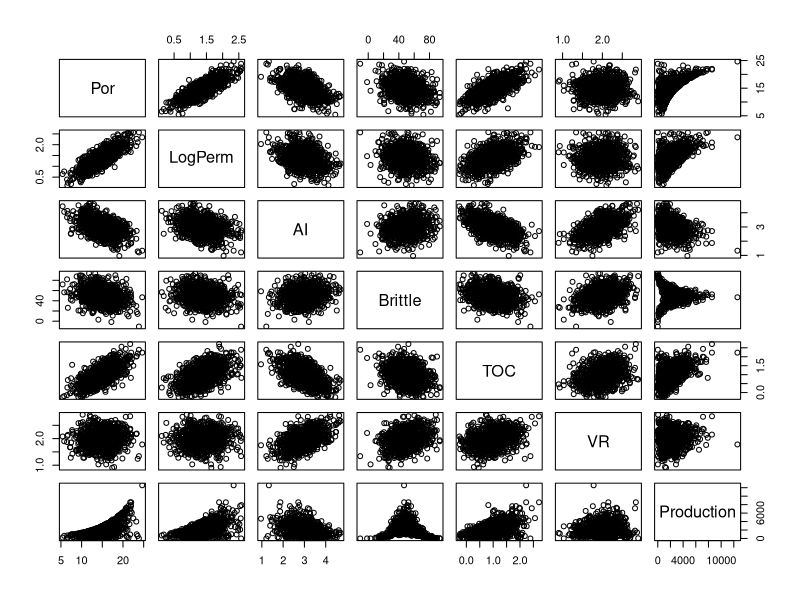
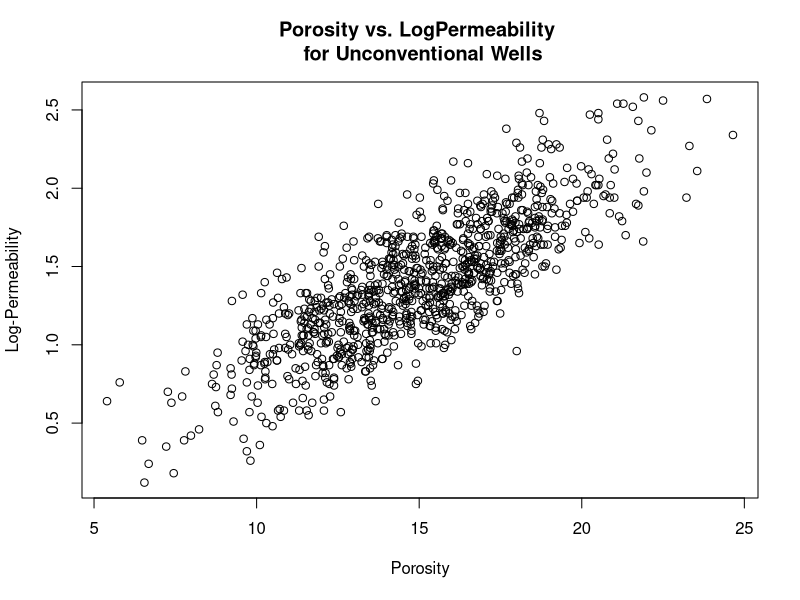
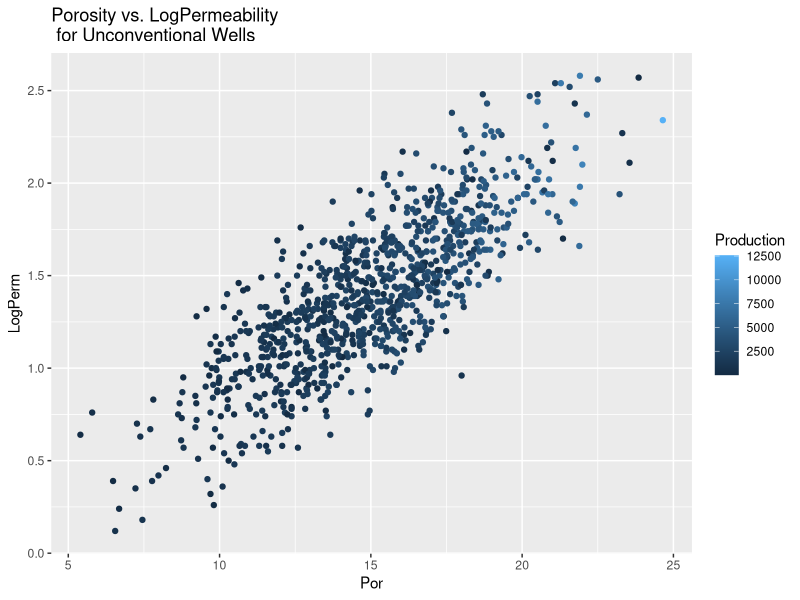

Source code (R) for these figures, in order:
#Project EDA
#install.packages("ggplot2"); install.packages("plotly")
library(ggplot2)

DF0 <- read.table("mv_unconv.csv", as.is = TRUE)
rock.data <- read.csv(text = DF0[[1]])
#eliminate wellindex column
rock.data <- rock.data[,-1]
head(rock.data); tail(rock.data)
attach(rock.data)
dim(rock.data)
pairs(rock.data)

#mean values
data.frame(mean(Por),mean(LogPerm),mean(Production),
           mean(AI),mean(Brittle),mean(TOC),mean(VR))

#plotting porosity and permeability
plot(Por,LogPerm,main="Porosity vs. LogPermeability \n for Unconventional Wells",
     xlab="Porosity",ylab="Log-Permeability")
ggplot(data=rock.data,aes(x=Por,y=LogPerm)) + geom_point(aes(color=Production)) + 
  ggtitle("Porosity vs. LogPermeability \n for Unconventional Wells")

#correlations
cov(rock.data)
cor(rock.data)
